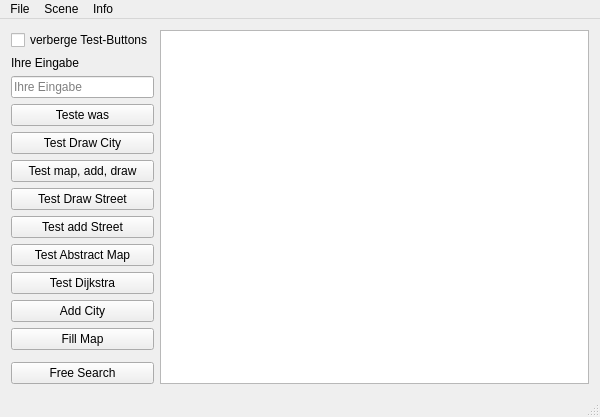
<?xml version="1.0" encoding="UTF-8"?>
<ui version="4.0">
 <class>MainWindow</class>
 <widget class="QMainWindow" name="MainWindow">
  <property name="geometry">
   <rect>
    <x>0</x>
    <y>0</y>
    <width>600</width>
    <height>400</height>
   </rect>
  </property>
  <property name="windowTitle">
   <string>MainWindow</string>
  </property>
  <widget class="QWidget" name="centralWidget">
   <layout class="QGridLayout" name="gridLayout" columnstretch="0,1">
    <item row="10" column="0">
     <widget class="QPushButton" name="pushButton_add_city">
      <property name="text">
       <string>Add City</string>
      </property>
     </widget>
    </item>
    <item row="3" column="0">
     <widget class="QPushButton" name="pushButton_teste_was">
      <property name="toolTip">
       <string>Testet, ob Ihre Eingabe eine Zahl oder ein Text ist</string>
      </property>
      <property name="text">
       <string>Teste was</string>
      </property>
     </widget>
    </item>
    <item row="6" column="0">
     <widget class="QPushButton" name="pushButton_test_draw_street">
      <property name="text">
       <string>Test Draw Street</string>
      </property>
     </widget>
    </item>
    <item row="0" column="0">
     <widget class="QCheckBox" name="checkBox_hide_show">
      <property name="text">
       <string>verberge Test-Buttons</string>
      </property>
     </widget>
    </item>
    <item row="11" column="0">
     <widget class="QPushButton" name="pushButton_fill_map">
      <property name="text">
       <string>Fill Map</string>
      </property>
     </widget>
    </item>
    <item row="8" column="0">
     <widget class="QPushButton" name="pushButton_test_abstract_map">
      <property name="text">
       <string>Test Abstract Map</string>
      </property>
     </widget>
    </item>
    <item row="7" column="0">
     <widget class="QPushButton" name="pushButton_test_add_street">
      <property name="text">
       <string>Test add Street</string>
      </property>
     </widget>
    </item>
    <item row="4" column="0">
     <widget class="QPushButton" name="button_test_draw_city">
      <property name="text">
       <string>Test Draw City</string>
      </property>
     </widget>
    </item>
    <item row="2" column="0">
     <widget class="QLineEdit" name="lineEdit_teste_was">
      <property name="placeholderText">
       <string>Ihre Eingabe</string>
      </property>
      <property name="clearButtonEnabled">
       <bool>true</bool>
      </property>
     </widget>
    </item>
    <item row="5" column="0">
     <widget class="QPushButton" name="pushButton_test_map_add_draw">
      <property name="text">
       <string>Test map, add, draw</string>
      </property>
     </widget>
    </item>
    <item row="1" column="0">
     <widget class="QLabel" name="label_eingabe">
      <property name="text">
       <string>Ihre Eingabe</string>
      </property>
     </widget>
    </item>
    <item row="14" column="0">
     <spacer name="verticalSpacer">
      <property name="orientation">
       <enum>Qt::Vertical</enum>
      </property>
      <property name="sizeHint" stdset="0">
       <size>
        <width>20</width>
        <height>40</height>
       </size>
      </property>
     </spacer>
    </item>
    <item row="0" column="1" rowspan="15">
     <widget class="QGraphicsView" name="graphicsView">
      <property name="enabled">
       <bool>true</bool>
      </property>
     </widget>
    </item>
    <item row="9" column="0">
     <widget class="QPushButton" name="pushButton_test_dijkstra">
      <property name="text">
       <string>Test Dijkstra</string>
      </property>
     </widget>
    </item>
    <item row="13" column="0">
     <widget class="QPushButton" name="pushButton_free_search">
      <property name="text">
       <string>Free Search</string>
      </property>
     </widget>
    </item>
   </layout>
  </widget>
  <widget class="QStatusBar" name="statusBar"/>
  <widget class="QMenuBar" name="menuBar">
   <property name="geometry">
    <rect>
     <x>0</x>
     <y>0</y>
     <width>600</width>
     <height>21</height>
    </rect>
   </property>
   <widget class="QMenu" name="menuFile">
    <property name="title">
     <string>File</string>
    </property>
    <addaction name="actionOpen"/>
    <addaction name="actionSave"/>
    <addaction name="separator"/>
    <addaction name="actionExit"/>
   </widget>
   <widget class="QMenu" name="menuScene">
    <property name="title">
     <string>Scene</string>
    </property>
    <addaction name="actionClear_Scene"/>
   </widget>
   <widget class="QMenu" name="menuInfo">
    <property name="title">
     <string>Info</string>
    </property>
    <addaction name="actionAbout"/>
   </widget>
   <addaction name="menuFile"/>
   <addaction name="menuScene"/>
   <addaction name="menuInfo"/>
  </widget>
  <action name="actionlol">
   <property name="text">
    <string>lol</string>
   </property>
  </action>
  <action name="actionOpen">
   <property name="enabled">
    <bool>false</bool>
   </property>
   <property name="text">
    <string>Open</string>
   </property>
  </action>
  <action name="actionSave">
   <property name="text">
    <string>Save</string>
   </property>
  </action>
  <action name="actionExit">
   <property name="text">
    <string>Exit</string>
   </property>
   <property name="shortcut">
    <string>Alt+E</string>
   </property>
  </action>
  <action name="actionClear_Scene">
   <property name="text">
    <string>Clear Scene</string>
   </property>
   <property name="shortcut">
    <string>Alt+S</string>
   </property>
  </action>
  <action name="actionAbout">
   <property name="text">
    <string>About</string>
   </property>
  </action>
 </widget>
 <layoutdefault spacing="6" margin="11"/>
 <resources/>
 <connections/>
</ui>
